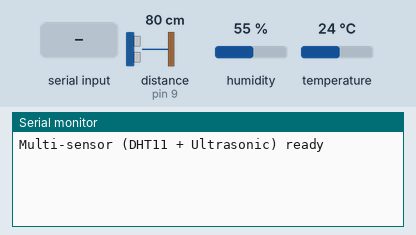
Simulated run of this sketch. Board: Arduino Uno, built with avr-gcc and run on an emulated ATmega328P. Parts: the last lines printed to the serial monitor. Inputs (shaded band) come from the test bench; at power-on: distance to the obstacle (sensor on pin 9) 80 cm, humidity 55 %, temperature 24 °C. The echo pulse lasts 58.3 µs per cm.

Above: at 1.2 s.
1.3 s: "R" received over Serial
At 2.5 s:
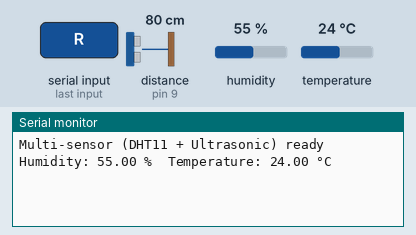
2.8 s: "H" received over Serial
At 4.0 s:
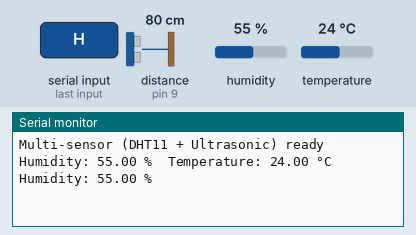
4.3 s: "T" received over Serial
At 4.9 s:
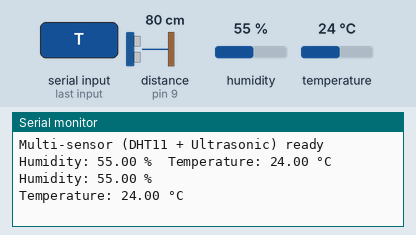
5.8 s: "U" received over Serial
At 6.6 s:
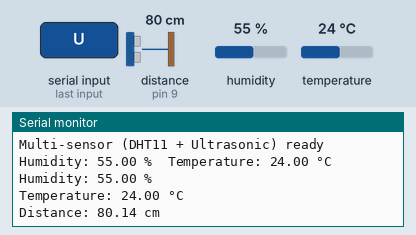
7.3 s: "u" received over Serial
At 7.53 s:
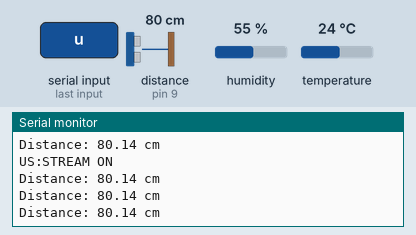
8.8 s: "S" received over Serial
At 9.4 s:
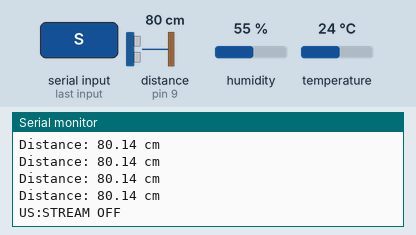

The sketch:

arduino.ino
```cpp
// Multi-sensor sketch: DHT11 + Ultrasonic (HC-SR04) support
#include "DHT.h"

#define DHTPIN 7         // DHT11 data pin
#define DHTTYPE DHT11

// Ultrasonic pins (adjust to your wiring)
#define ULTRASONIC_TRIG 8
#define ULTRASONIC_ECHO 9

DHT dht(DHTPIN, DHTTYPE);

unsigned long lastPing = 0;
float lastDistance = -1.0;
// Streaming control for ultrasonic
bool ultrasonicStreaming = false;
unsigned long lastUltrasonicStream = 0;
const unsigned long ULTRASONIC_STREAM_INTERVAL_MS = 100; // 10 Hz

float readDistanceCM() {
  // Trigger a pulse
  digitalWrite(ULTRASONIC_TRIG, LOW);
  delayMicroseconds(2);
  digitalWrite(ULTRASONIC_TRIG, HIGH);
  delayMicroseconds(10);
  digitalWrite(ULTRASONIC_TRIG, LOW);
  // Read echo pulse width
  unsigned long duration = pulseIn(ULTRASONIC_ECHO, HIGH, 30000UL); // 30ms timeout ~5m
  if (duration == 0) {
    return -1.0; // timeout / out of range
  }
  // Speed of sound ~343 m/s => 29.1 us per cm (round trip ~58.2)
  float distanceCm = duration / 58.2; // approximate
  return distanceCm;
}

void setup() {
  Serial.begin(9600);
  dht.begin();
  pinMode(ULTRASONIC_TRIG, OUTPUT);
  pinMode(ULTRASONIC_ECHO, INPUT);
  Serial.println("Multi-sensor (DHT11 + Ultrasonic) ready");
}

void handleReadAll() {
  float humidity = dht.readHumidity();
  float temperature = dht.readTemperature();
  if (isnan(humidity) || isnan(temperature)) {
    Serial.println("Error: DHT read failed");
    return;
  }
  Serial.print("Humidity: ");
  Serial.print(humidity);
  Serial.print(" %\t");
  Serial.print("Temperature: ");
  Serial.print(temperature);
  Serial.println(" °C");
}

void handleHumidity() {
  float humidity = dht.readHumidity();
  if (isnan(humidity)) {
    Serial.println("Error: Humidity read failed");
    return;
  }
  Serial.print("Humidity: ");
  Serial.print(humidity);
  Serial.println(" %");
}

void handleTemperature() {
  float temperature = dht.readTemperature();
  if (isnan(temperature)) {
    Serial.println("Error: Temperature read failed");
    return;
  }
  Serial.print("Temperature: ");
  Serial.print(temperature);
  Serial.println(" °C");
}

void handleUltrasonicSingle() {
  float d = readDistanceCM();
  if (d < 0) {
    Serial.println("Distance: -1 cm");
  } else {
    Serial.print("Distance: ");
    Serial.print(d, 2);
    Serial.println(" cm");
  }
}

// Optional simple throttling if user spams 'U'
bool canPing() {
  unsigned long now = millis();
  if (now - lastPing >= 60) { // 60ms min interval
    lastPing = now;
    return true;
  }
  return false;
}

void loop() {
  if (Serial.available() > 0) {
    char command = Serial.read();
    switch (command) {
      case 'R': // read both
        handleReadAll();
        break;
      case 'H':
        handleHumidity();
        break;
      case 'T':
        handleTemperature();
        break;
      case 'U': // ultrasonic one-shot
        if (canPing()) {
          handleUltrasonicSingle();
        }
        break;
      case 'u': // start ultrasonic streaming
        ultrasonicStreaming = true;
        Serial.println("US:STREAM ON");
        break;
      case 'S': // stop ultrasonic streaming
        ultrasonicStreaming = false;
        Serial.println("US:STREAM OFF");
        break;
      default:
        // ignore unknown commands
        break;
    }
  }
  // If streaming is enabled, periodically output distance
  if (ultrasonicStreaming) {
    unsigned long now = millis();
    if (now - lastUltrasonicStream >= ULTRASONIC_STREAM_INTERVAL_MS) {
      lastUltrasonicStream = now;
      if (canPing()) { // also respect sensor min interval
        handleUltrasonicSingle();
      }
    }
  }
  delay(25); // small loop delay to reduce noise
}
```

Measured:
- after the input at 1.3 s, the serial monitor: prints a new line at once (image 1)
- after the input at 2.8 s, the serial monitor: prints a new line at once (image 2)
- after the input at 4.3 s, the serial monitor: prints a new line at once (image 3)
- after the input at 5.8 s, the serial monitor: prints a new line at once (image 4)
- after the input at 7.3 s, the serial monitor: prints a new line at once (image 5)
- after the input at 8.8 s, the serial monitor: prints a new line at once (image 6)
